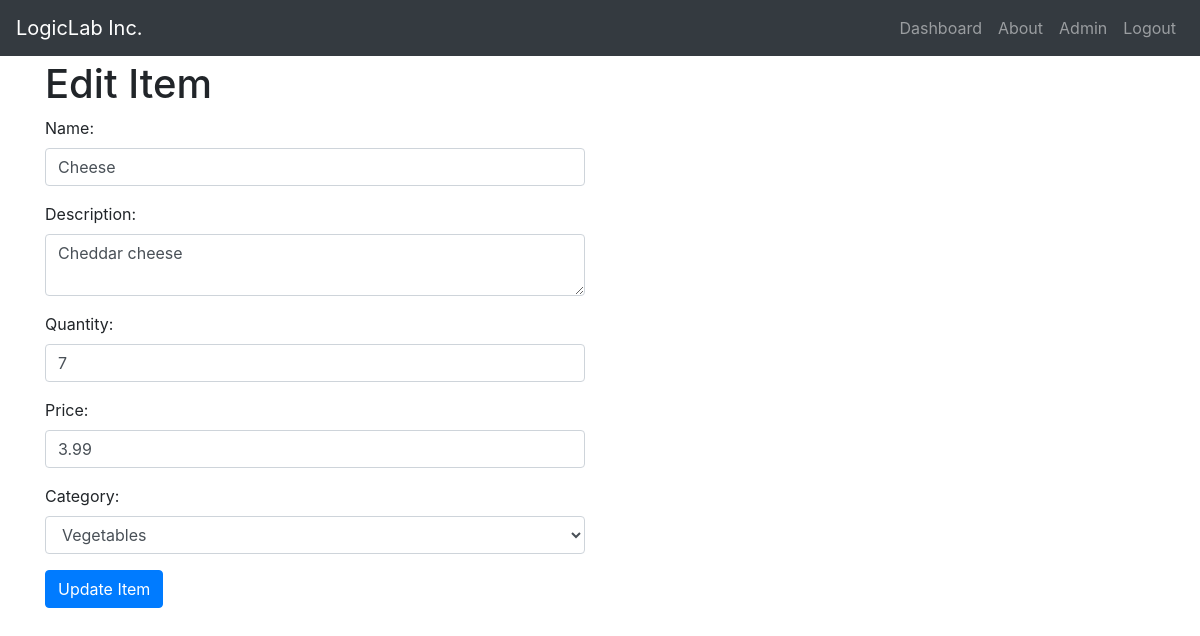
Screenshot of /edit.php?item_id=8 (signed in) with the database file from the repository.
### tables this page shows
CREATE TABLE `items` (
  `item_id` int(11) NOT NULL,
  `category_id` int(11) DEFAULT NULL,
  `name` varchar(50) NOT NULL,
  `description` text NOT NULL,
  `quantity` int(11) NOT NULL,
  `price` decimal(10,2) NOT NULL
);

### edit.php (the view, shortened to what this page needs)
<!DOCTYPE html>
<html>
<head>
    <link rel="stylesheet" href="css/bootstrap.min.css">
</head>
<body>
<?php
include("header.php");
require_once 'db_connection.php';
$item_id = $_GET['item_id'];
$query = "SELECT items.item_id, items.name, items.description, items.quantity, items.price, categories.name AS category_name
          FROM items
          INNER JOIN categories ON items.category_id = categories.category_id
          WHERE items.item_id = ?";
$stmt = $conn->prepare($query);
$stmt->bind_param('i', $item_id);
$stmt->execute();
$result = $stmt->get_result();
$item = $result->fetch_assoc();
$query = "SELECT * FROM categories";
$result = $conn->query($query);
if ($result && $result->num_rows > 0) {
    $categories = $result->fetch_all(MYSQLI_ASSOC);
} else {
    $error_message = "No categories found. Please create categories first.";
}
?>
<div class="container">
    <h1>Edit Item</h1>
    <?php if (isset($error_message)): ?>
        <div class="alert alert-danger"><?php echo $error_message; ?></div>
    <?php else: ?>
        <form method="POST">
            <div class="row">
                <div class="col-sm-6">
                    <div class="form-group">
                        <label for="item_name">Name:</label>
                        <input type="text" class="form-control" id="item_name" name="item_name" value="<?php echo $item['name']; ?>" required>
                    </div>
                    <div class="form-group">
                        <label for="item_description">Description:</label>
                        <textarea class="form-control" id="item_description" name="item_description" required><?php echo $item['description']; ?></textarea>
                    </div>
                    <div class="form-group">
                        <label for="item_quantity">Quantity:</label>
                        <input type="number" class="form-control" id="item_quantity" name="item_quantity" value="<?php echo $item['quantity']; ?>" required>
                    </div>
                    <div class="form-group">
                        <label for="item_price">Price:</label>
                        <input type="number" class="form-control" id="item_price" name="item_price" value="<?php echo $item['price']; ?>" required>
                    </div>
                    <div class="form-group">
                        <label for="item_category">Category:</label>
                        <select class="form-control" id="item_category" name="item_category" required>
                            <?php foreach ($categories as $category): ?>
                                <option value="<?php echo $category['category_id']; ?>" <?php echo isset($item['category_id']) && $category['category_id'] == $item['category_id'] ? 'selected' : ''; ?>><?php echo $category['name']; ?></option>
                            <?php endforeach; ?>
                        </select>
                    </div>
                    <button type="submit" class="btn btn-primary" name="update_item">Update Item</button>
                </div>
            </div>
        </form>
    <?php endif; ?>
</div>
</body>
</html>

### css/header.css (style rules this page uses)
body { margin: 0; padding-top: 60px; font-family: Arial, sans-serif; line-height: 1.6; padding-bottom: 60px; }
h1, h2, h3 { margin-bottom: 10px; }

### rows the page displays
items: item_name "Cheese", item_description "Cheddar cheese", item_quantity "7", item_price "3.99"

### other values shown
form field item_category "Vegetables"
